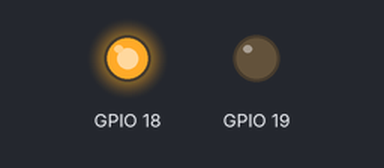
Bench run of a program on a simulated ESP32. On the bench: output pins drawn as LEDs (lit = HIGH). The local clock reads 2024-03-15 10:24:30 at power-on unless the program sets it; nothing arrives over Bluetooth unless stated; what the program prints to the serial monitor is not drawn.

Above: at 0.1 s.
At 30.1 s:
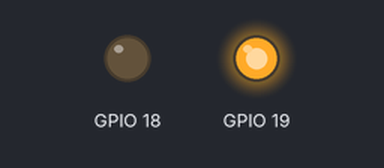
At 124.1 s:
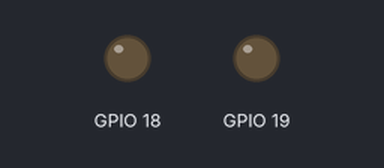
Timing chart, 0 to 125.6 s (numbered marks = the images above):
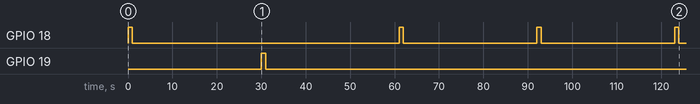

Measured:
- by itself, GPIO 18: repeats every 31.0 s: HIGH 1.0 s, LOW 30.0 s
- by itself, GPIO 19: LOW → HIGH at 30.0 s, → LOW 1.0 s later

The program:

main.cpp
```cpp
#include <Arduino.h>
#include "BTTimeTransmitter.h"
#include "BuoyancyEngine.h"
#include <array>
#include <tuple>
#include <functional>

#define SDA 21
#define SCL 22
// uint8_t mac_addr[6] = {0x80, 0x08, 0x1E, 0x54, 0x20, 0x69};

BTTimeTransmitter transmitter{};
BuoyancyEngine buoyance_engine{18, 19};

std::array<std::tuple<BuoyancyEngine::State, std::function<void(void)>>, 4> state_action_values{{std::make_tuple(BuoyancyEngine::State::IdleUp, []()
                                                                                                                 { buoyance_engine.Descend(); }),
                                                                                                 std::make_tuple(BuoyancyEngine::State::IdleDown, []()
                                                                                                                 { buoyance_engine.Ascend(); }),
                                                                                                 std::make_tuple(BuoyancyEngine::State::IdleUp, []()
                                                                                                                 { buoyance_engine.Descend(); }),
                                                                                                 std::make_tuple(BuoyancyEngine::State::IdleDown, []()
                                                                                                                 { buoyance_engine.Ascend(); })}};

int current_state = 0;

void setup()
{
  // esp_base_mac_addr_set(mac_addr);
  Serial.begin(9600);
  transmitter.Init(SDA, SCL);
  buoyance_engine.Init();
}

void loop()
{
  transmitter.Tick();
  buoyance_engine.Tick();
  if (current_state < state_action_values.size() && buoyance_engine.GetState() == std::get<0>(state_action_values[current_state]))
  {
    std::get<1>(state_action_values[current_state])();
    current_state++;
  }
  delay(1);
}
```

BTTimeTransmitter.h
```cpp
#include <Arduino.h>
#include "BluetoothSerial.h"
#include <DS3231.h>
#include <Wire.h>

class BTTimeTransmitter
{
public:
    BTTimeTransmitter(){};

    void Init(int sda, int scl, uint32_t new_period = 200)
    {
        serial_bt_.begin("UROV_BuoyancyEngine"); // Bluetooth device name
        Serial.println("The device started, now you can pair it with bluetooth!");
        Wire.begin(sda, scl);
        period_ = new_period;
        last_transmit_ = millis() - period_;
    }

    void Tick()
    {
        if (millis() - period_ >= last_transmit_)
        {
            Transmit();
            last_transmit_ = millis();
        }
    }

private:
    DS3231 my_clock_;
    bool century_ = false;
    bool h12Flag_;
    bool pmFlag_;

    BluetoothSerial serial_bt_;

    uint32_t period_;
    uint32_t last_transmit_;

    void Transmit()
    {
        String to_send = "Northwestern ";
        to_send += my_clock_.getYear();
        to_send += "-";
        to_send += my_clock_.getMonth(century_);
        to_send += "-";
        to_send += my_clock_.getDate();
        to_send += " ";
        to_send += my_clock_.getHour(h12Flag_, pmFlag_);
        to_send += ":";
        to_send += my_clock_.getMinute();
        to_send += ":";
        to_send += my_clock_.getSecond();
        to_send += '\n';
        serial_bt_.print(to_send);
        /* Serial.print(my_clock_.getYear(), DEC);
        Serial.print("-");
        Serial.print(my_clock_.getMonth(century_), DEC);
        Serial.print("-");
        Serial.print(my_clock_.getDate(), DEC);
        Serial.print(" ");
        Serial.print(my_clock_.getHour(h12Flag_, pmFlag_), DEC); // 24-hr
        Serial.print(":");
        Serial.print(my_clock_.getMinute(), DEC);
        Serial.print(":");
        Serial.println(my_clock_.getSecond(), DEC); */
    }
};
```

BuoyancyEngine.h
```cpp
#include <Arduino.h>

class BuoyancyEngine
{
public:
    enum class State
    {
        Init,
        IdleUp,
        ActuatingDescend,
        Descending,
        IdleDown,
        ActuatingAscend,
        Ascending,
        TransmittingUp
    };

    BuoyancyEngine(uint8_t extend_p,
                   uint8_t extend_n,
                   uint32_t init_time = 30000,
                   uint32_t descend_time = 30000,
                   uint32_t ascend_time = 30000,
                   uint32_t descend_actuate_time = 1000,
                   uint32_t ascend_actuate_time = 1000,
                   uint32_t transmit_time = 1000) : extend_p_{extend_p},
                                                    extend_n_{extend_n},
                                                    init_time_{init_time},
                                                    descend_time_{descend_time},
                                                    ascend_time_{ascend_time},
                                                    descend_actuate_time_{descend_actuate_time},
                                                    ascend_actuate_time_{ascend_actuate_time},
                                                    transmit_time_{transmit_time} {};

    void Init()
    {
        // turn on linear actuator
        pinMode(extend_p_, OUTPUT);
        pinMode(extend_n_, OUTPUT);
        digitalWrite(extend_p_, HIGH);
        digitalWrite(extend_n_, LOW);
        current_state_ = State::Init;
        state_entry_time_ = millis();
    }

    State GetState()
    {
        return current_state_;
    }

    void Tick()
    {
        switch (current_state_)
        {
        case State::Init:
            if (state_entry_time_ + ascend_actuate_time_ < millis())
            {
                // turn off linear actuators
                digitalWrite(extend_p_, LOW);
                digitalWrite(extend_n_, LOW);
            }
            if (state_entry_time_ + init_time_ < millis())
            {
                // turn off linear actuators
                digitalWrite(extend_p_, LOW);
                digitalWrite(extend_n_, LOW);
                current_state_ = State::IdleUp;
                state_entry_time_ = millis();
            }
            break;
        case State::IdleUp:
            if (requested_action_ == Action::Descend)
            {
                // turn on linear actuator to descend
                digitalWrite(extend_p_, LOW);
                digitalWrite(extend_n_, HIGH);
                current_state_ = State::ActuatingDescend;
                state_entry_time_ = millis();
            }
            break;
        case State::ActuatingDescend:
            if (state_entry_time_ + descend_actuate_time_ < millis())
            {
                // turn off linear actuator
                digitalWrite(extend_p_, LOW);
                digitalWrite(extend_n_, LOW);
                current_state_ = State::Descending;
                state_entry_time_ = millis();
            }
            break;
        case State::Descending:
            if (state_entry_time_ + descend_time_ < millis())
            {
                current_state_ = State::IdleDown;
                state_entry_time_ = millis();
            }
            break;
        case State::IdleDown:
            if (requested_action_ == Action::Ascend)
            {
                // turn on linear actuator to ascend
                digitalWrite(extend_p_, HIGH);
                digitalWrite(extend_n_, LOW);
                current_state_ = State::ActuatingAscend;
                state_entry_time_ = millis();
            }
            break;
        case State::ActuatingAscend:
            if (state_entry_time_ + ascend_actuate_time_ < millis())
            {
                // turn off linear actuator
                digitalWrite(extend_p_, LOW);
                digitalWrite(extend_n_, LOW);
                current_state_ = State::Descending;
                state_entry_time_ = millis();
            }
            break;
        case State::Ascending:
            if (state_entry_time_ + ascend_time_ < millis())
            {
                current_state_ = State::TransmittingUp;
                state_entry_time_ = millis();
            }
            break;
        case State::TransmittingUp:
            if (state_entry_time_ + transmit_time_ < millis())
            {
                current_state_ = State::IdleUp;
                state_entry_time_ = millis();
            }
            break;
        }
    };

    void Descend() { requested_action_ = Action::Descend; };

    void Ascend() { requested_action_ = Action::Ascend; };

private:
    uint8_t extend_p_;
    uint8_t extend_n_;
    uint32_t init_time_;
    uint32_t descend_time_; // unit millis
    uint32_t ascend_time_;
    uint32_t descend_actuate_time_;
    uint32_t ascend_actuate_time_;
    uint32_t transmit_time_;

    enum class Action
    {
        Descend,
        Ascend,
        Idle
    };

    State current_state_;
    Action requested_action_;

    uint32_t state_entry_time_;
};
```
